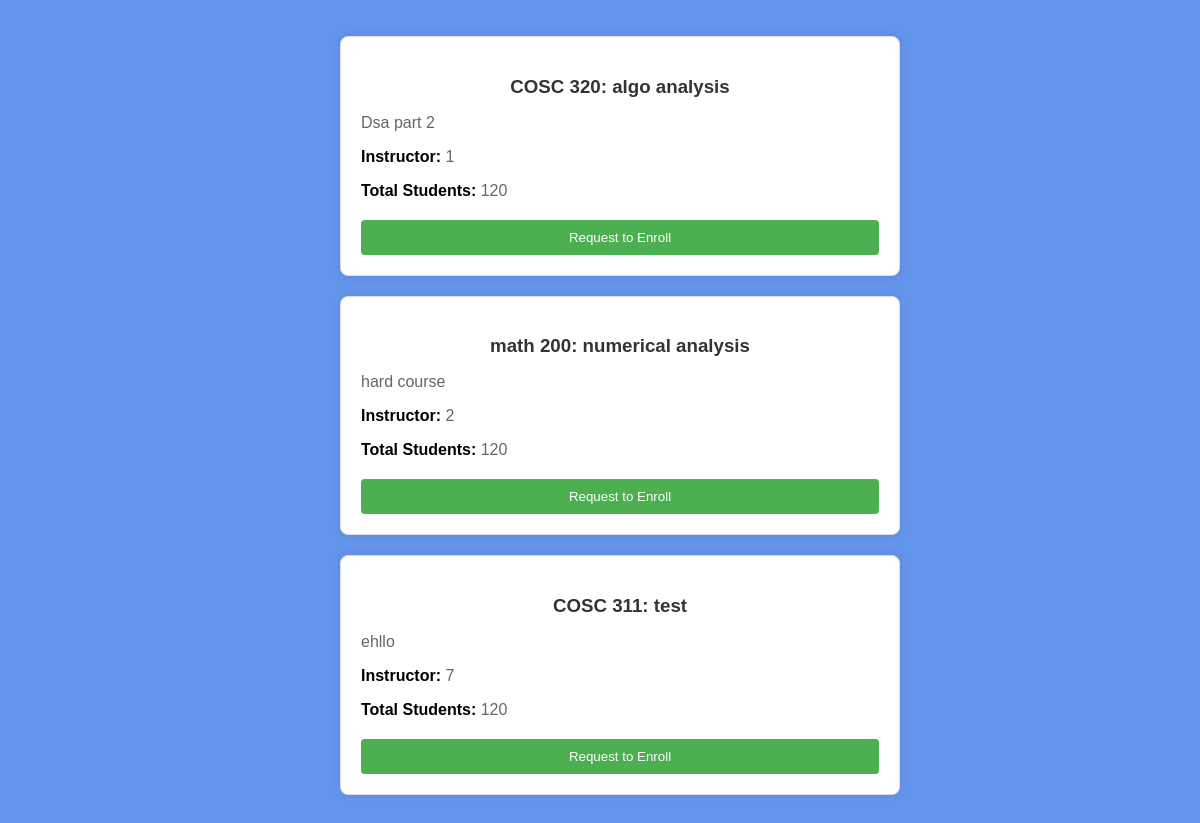
Before: /enroll-courses with the older database file.
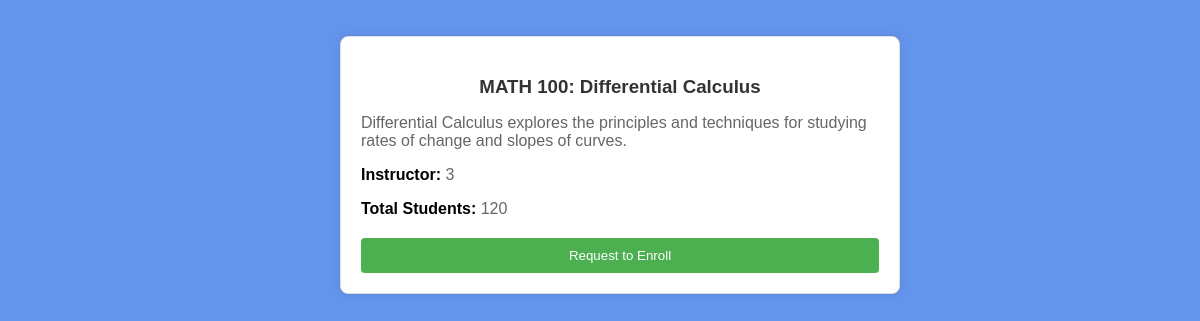
After: the same page with the newer database file.
### website/models.py (models this page shows)
class Course(db.Model):
    __tablename__ = 'courses'
    id = db.Column(db.Integer, primary_key=True)
    course_code = db.Column(db.Integer(), unique = True)
    course_name = db.Column(db.String(150))
    course_limit = db.Column(db.Integer)
    course_desc = db.Column(db.String(1000))
    teacher_id = db.Column(db.Integer, db.ForeignKey('users.id'))

### website/views.py (the view)
@views.route('/enroll-courses')
def display_courses():
    courses = Course.query.all()
    return render_template('enrollCourse.html', user=current_user, courses=courses)

### website/templates/EnrollCourse.html (shortened to what this page needs)
<!DOCTYPE html>
<html lang="en">
<head>
  <link rel="stylesheet" href="../static/css/enrollCourse.css">
</head>
<body>
  <div class="courseList">
    <ul>
      {% for course in courses %}
      <li>
        <div class="course">
          <h3>{{ course.course_code }}: {{ course.course_name }}</h3>
          <p>{{ course.course_desc }}</p>
          <p><strong>Instructor: </strong>{{ course.teacher_id }}</p>
          <p><strong>Total Students: </strong>{{ course.course_limit }}</p>
          <form method="POST" action="{{ url_for('views.createRequest') }}">
            <input type="submit" class="enrollButton" value="Request to Enroll">
          </form>
        </div>
      </li>
      {% endfor %}
    </ul>
  </div>
</body>
</html>

### website/static/css/EnrollCourse.css (style rules this page uses)
body { font-family: 'Arial', sans-serif; margin: 0; padding: 0; background-color: #6495ED; }
.courseList { width: 100%; max-width: 600px; margin: auto; padding: 20px; }
ul { list-style-type: none; }
.course { background: #ffffff; border: 1px solid #ddd; padding: 20px; border-radius: 8px; box-shadow: 0 0 10px rgba(0, 0, 0, 0.1); margin-bottom: 20px; }
.course h3 { color: #333; text-align: center; margin-bottom: 15px; }
.course p { color: #666; margin-bottom: 10px; }
.course p strong { color: #000; }
.enrollButton { background-color: #4CAF50; color: white; width: 100%; text-align: center; border: none; padding: 10px 15px; border-radius: 4px; cursor: pointer; display: block; margin-top: 20px; }

Changed rows visible on the page:
removed Course: course_code "math 200", course_name "numerical analysis", course_desc "hard course", teacher_id "2", course_limit "120"
removed Course: course_code "COSC 311", course_name "test", course_desc "ehllo", teacher_id "7", course_limit "120"
changed Course: course_code "COSC 320" → "MATH 100"; course_name "algo analysis" → "Differential Calculus"; course_desc "Dsa part 2" → "Differential Calculus explores the principles and techniques for studying rates of change and slopes of curves."; teacher_id "1" → "3"
